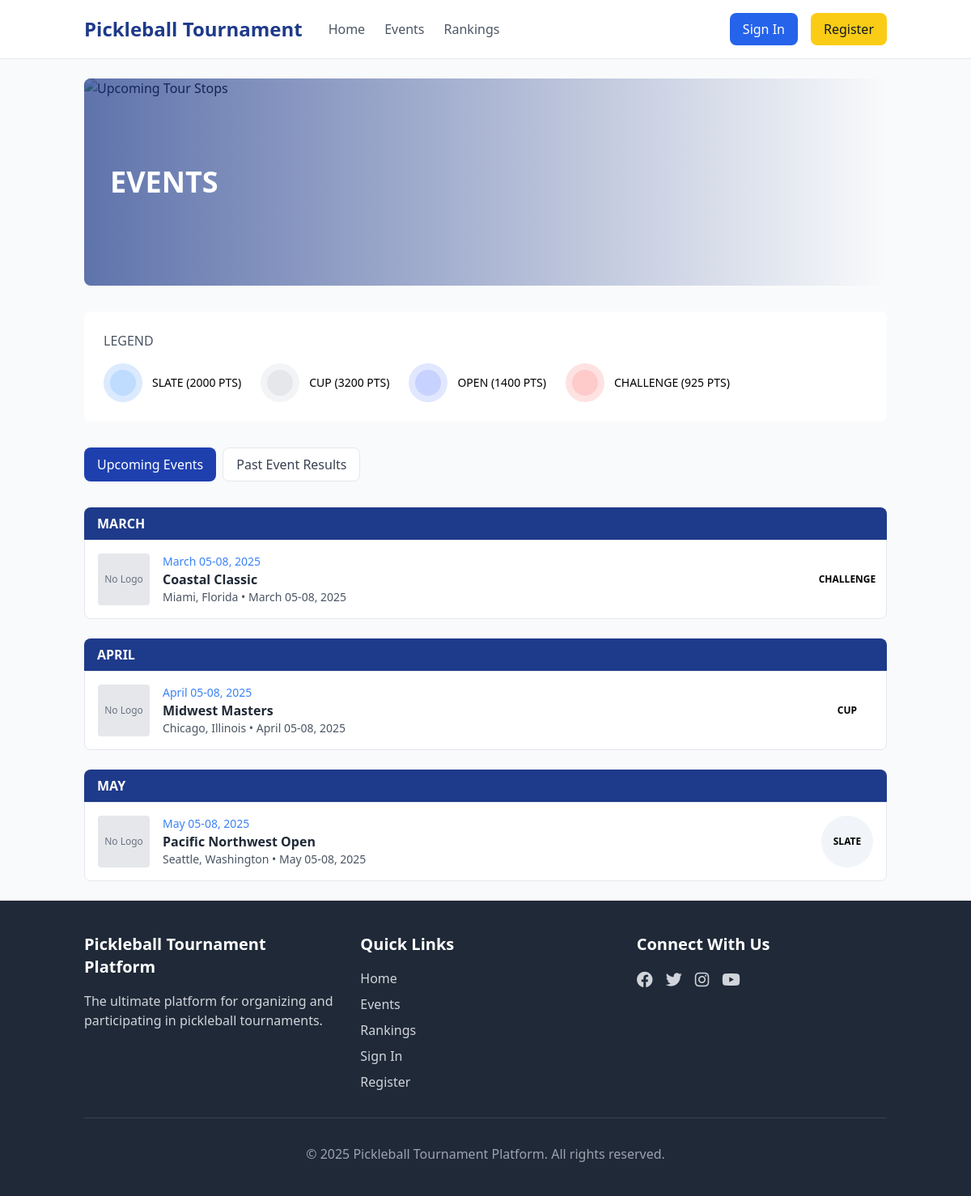
Before: /events with the older database file.
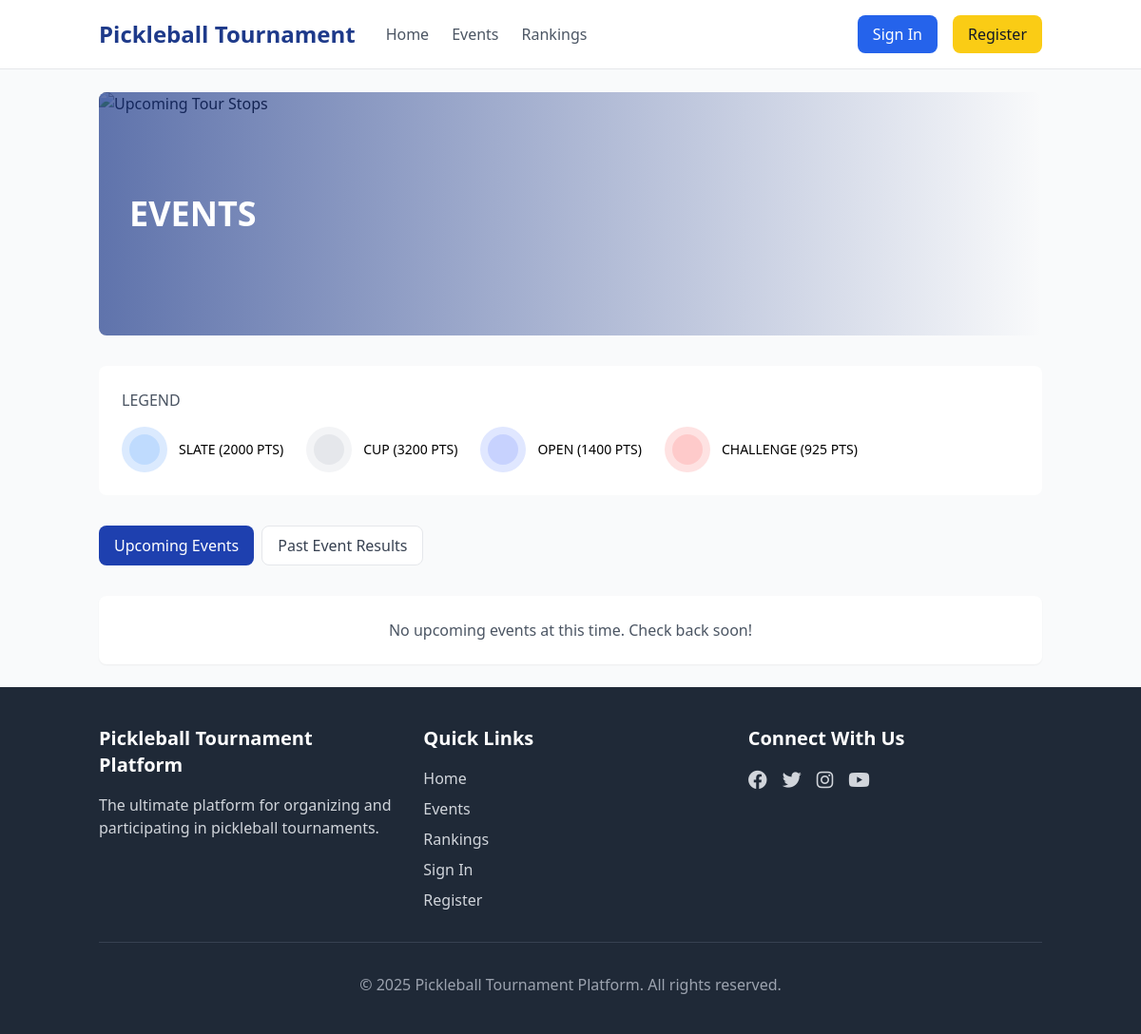
After: the same page with the newer database file.
### app/models.py (models this page shows, shortened)
class Tournament(db.Model):
    id = db.Column(db.Integer, primary_key=True)
    name = db.Column(db.String(100), nullable=False)
    organizer_id = db.Column(db.Integer, db.ForeignKey('user.id'))
    location = db.Column(db.String(200))
    description = db.Column(db.Text)
    start_date = db.Column(db.DateTime)
    end_date = db.Column(db.DateTime)
    registration_deadline = db.Column(db.DateTime)
    tier = db.Column(Enum(TournamentTier), default=TournamentTier.OPEN)
    format = db.Column(Enum(TournamentFormat), default=TournamentFormat.SINGLE_ELIMINATION)
    status = db.Column(Enum(TournamentStatus), default=TournamentStatus.UPCOMING)
    prize_pool = db.Column(db.Float)
    logo = db.Column(db.String(255))
    banner = db.Column(db.String(255))
    registration_fee = db.Column(db.Float, default=0.0)
    created_at = db.Column(db.DateTime, index=True, default=datetime.utcnow)
    categories = db.relationship('TournamentCategory', backref='tournament', lazy='dynamic')
    @property
    def winners_by_category(self):
        if self.status != TournamentStatus.COMPLETED:
            return {}
        result = {}
        for category in self.categories:
            category_results = {}
            final_match = Match.query.filter_by(
                category_id=category.id,
                round=1
            ).first()
            if final_match:
                is_doubles = category.category_type in [
                    CategoryType.MENS_DOUBLES,
                    CategoryType.WOMENS_DOUBLES,
                    CategoryType.MIXED_DOUBLES
                ]
                if is_doubles:
                    if final_match.winning_team:
                        category_results[1] = [
                            final_match.winning_team.player1,
                            final_match.winning_team.player2
                        ]
                else:
                    if final_match.winning_player:
                        category_results[1] = final_match.winning_player
                if is_doubles:
                    if final_match.losing_team:
                        category_results[2] = [
                            final_match.losing_team.player1,
                            final_match.losing_team.player2
                        ]
                else:
                    if final_match.losing_player:
                        category_results[2] = final_match.losing_player
            if category_results:
                result[category.category_type.value] = category_results
        return result

### app/main/routes.py (the view)
@bp.route('/events')
def events():
    upcoming_tournaments = Tournament.query.filter(Tournament.status != TournamentStatus.COMPLETED).order_by(Tournament.start_date).all()
    past_tournaments = Tournament.query.filter_by(status=TournamentStatus.COMPLETED).order_by(Tournament.end_date.desc()).all()
    upcoming_by_month = {}
    for tournament in upcoming_tournaments:
        month = tournament.start_date.strftime('%B').upper()
        if month not in upcoming_by_month:
            upcoming_by_month[month] = []
        upcoming_by_month[month].append(tournament)
    past_by_month = {}
    for tournament in past_tournaments:
        print(tournament.winners_by_category)
        month = tournament.end_date.strftime('%B').upper()
        if month not in past_by_month:
            past_by_month[month] = []
        past_by_month[month].append(tournament)
    tiers = current_app.config['TOURNAMENT_TIERS']
    return render_template('main/events.html',
                           title='Events',
                           upcoming_by_month=upcoming_by_month,
                           past_by_month=past_by_month,
                           tiers=tiers)

### app/models.py (called while the page is built)
    def __repr__(self):
        return f'<PlayerProfile {self.full_name}>'

### app/templates/main/events.html (shortened to what this page needs)
{% extends "base.html" %}
{% block content %}
<div class="relative w-full h-64 rounded-lg overflow-hidden mb-8">
    <img src="/static/images/placeholders/banners/events_banner.jpg" alt="Upcoming Tour Stops" class="w-full h-full object-cover">
    <div class="absolute inset-0 bg-gradient-to-r from-blue-900/70 to-transparent flex items-center">
        <h1 class="text-4xl font-bold text-white px-8">EVENTS</h1>
    </div>
</div>
<div class="bg-white rounded-lg p-6 mb-8">
    <h2 class="text-gray-600 font-medium mb-4">LEGEND</h2>
    <div class="flex flex-wrap gap-6">
        {% for tier in tiers %}
            <div class="flex items-center gap-3">
                <div class="w-12 h-12 flex items-center justify-center bg-{{ tier.color }}-100 rounded-full">
                    <div class="w-8 h-8 bg-{{ tier.color }}-200 rounded-full"></div>
                </div>
                <span class="text-sm">{{ tier.name }} ({{ tier.points }} PTS)</span>
            </div>
        {% endfor %}
    </div>
</div>
<div class="tabs-container">
    <div class="flex gap-2 mb-8">
        <button id="upcoming-tab" class="tab tab-active py-2 px-4 bg-blue-800 text-white rounded-lg" data-target="upcoming-events">Upcoming Events</button>
        <button id="past-tab" class="tab tab-inactive py-2 px-4 bg-white text-gray-700 border border-gray-200 rounded-lg" data-target="past-events">Past Event Results</button>
    </div>
    <div id="upcoming-events" class="tab-content space-y-6">
        {% if upcoming_by_month %}
            {% for month, tournaments in upcoming_by_month.items() %}
                <div class="month-section">
                    <div class="bg-blue-900 text-white font-bold py-2 px-4 rounded-t-lg">{{ month }}</div>
                    <div class="events-list">
                        {% for tournament in tournaments %}
                            <a href="{{ url_for('main.tournament_detail', id=tournament.id) }}" class="block hover:bg-blue-50 transition-colors">
                                <div class="bg-white border border-gray-200 p-4 rounded-b-lg {% if not loop.last %}mb-px{% endif %} flex justify-between items-center">
                                    <div class="flex gap-4">
                                        {% if tournament.logo %}
                                            <img src="{{ url_for('static', filename=tournament.logo) }}" alt="{{ tournament.name }} logo" class="w-16 h-16 object-contain">
                                        {% else %}
                                            <div class="w-16 h-16 bg-gray-200 flex items-center justify-center rounded">
                                                <span class="text-gray-500 text-xs">No Logo</span>
                                            </div>
                                        {% endif %}
                                        <div>
                                            <div class="text-blue-500 text-sm">{{ tournament.start_date.strftime('%B %d') }}-{{ tournament.end_date.strftime('%d, %Y') }}</div>
                                            <h3 class="font-bold text-gray-800">{{ tournament.name }}</h3>
                                            <p class="text-sm text-gray-600">{{ tournament.location }} • {{ tournament.start_date.strftime('%B %d') }}-{{ tournament.end_date.strftime('%d, %Y') }}</p>
                                        </div>
                                    </div>
                                    <div class="w-16 h-16 flex items-center justify-center bg-{{ tournament.tier.value|lower }}-100 rounded-full">
                                        <div class="text-xs font-bold">{{ tournament.tier.value }}</div>
                                    </div>
                                </div>
                            </a>
                        {% endfor %}
                    </div>
                </div>
            {% endfor %}
        {% else %}
            <div class="bg-white p-6 rounded-lg shadow-sm">
                <p class="text-gray-600 text-center">No upcoming events at this time. Check back soon!</p>
            </div>
        {% endif %}
    </div>
</div>
{% endblock %}

Changed rows visible on the page:
removed Tournament: shows "No Logo", start_date "March 05", end_date "08, 2025", name "Coastal Classic", location "Miami, Florida", tier.value "CHALLENGE", shown under "MARCH"
removed Tournament: shows "No Logo", start_date "April 05", end_date "08, 2025", name "Midwest Masters", location "Chicago, Illinois", tier.value "CUP", shown under "APRIL"
removed Tournament: shows "No Logo", start_date "May 05", end_date "08, 2025", name "Pacific Northwest Open", location "Seattle, Washington", tier.value "SLATE", shown under "MAY"
Other visible differences:
text now shown: "No upcoming events at this time. Check back soon!"
list line gone: "MARCH"
list line gone: "APRIL"
list line gone: "MAY"
